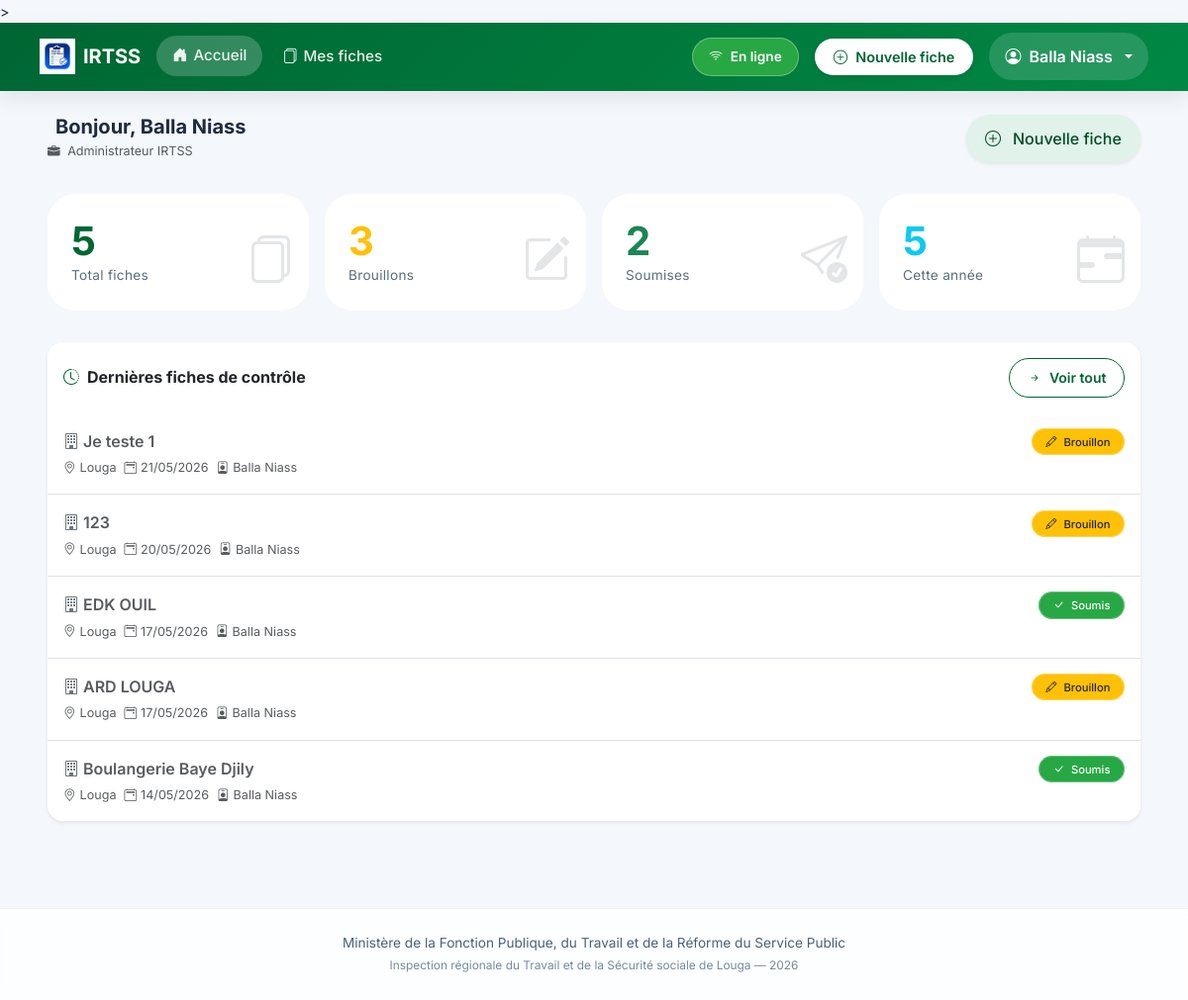
The app's page / (signed in), older data.
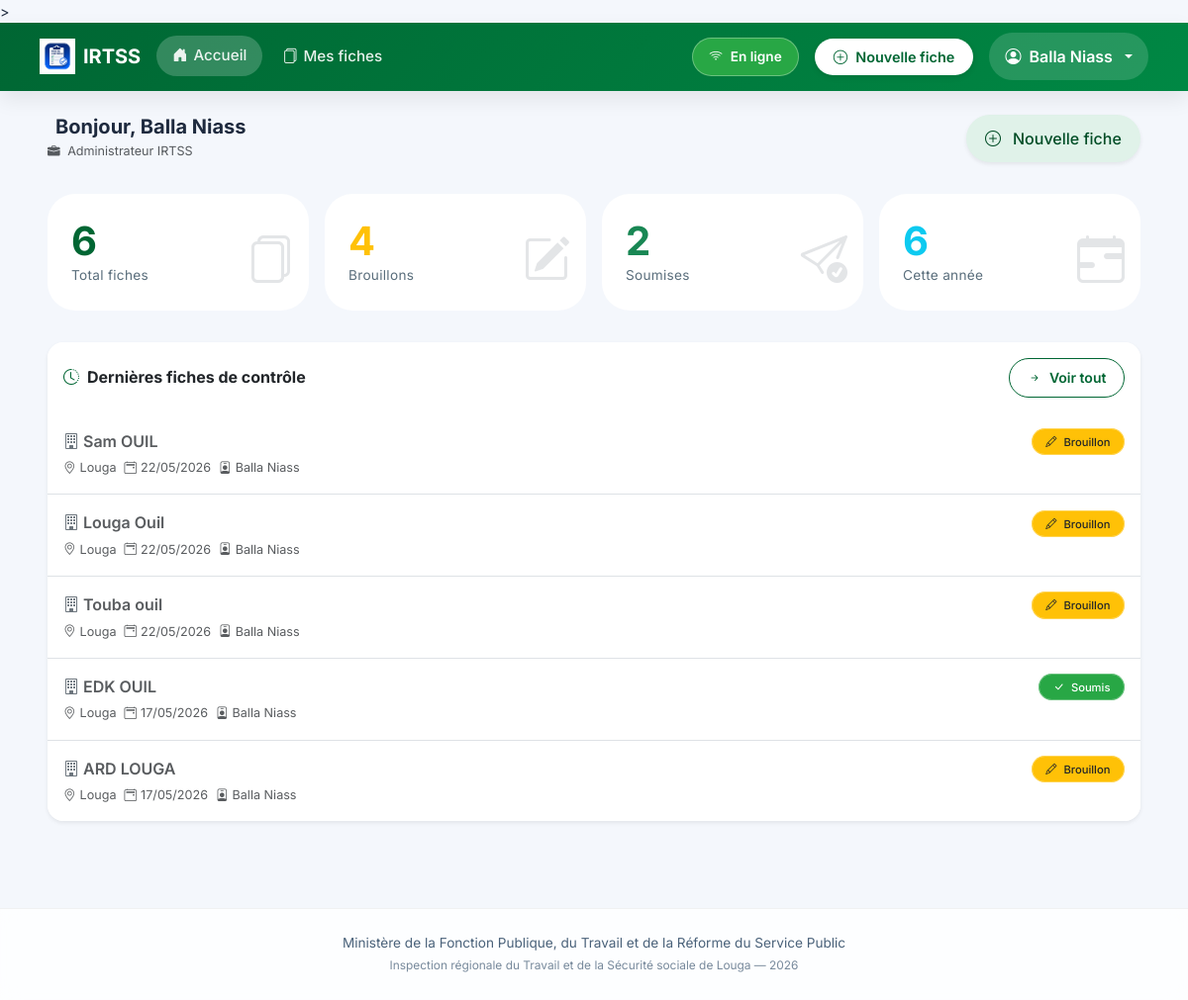
The same page, newer data.
### inspection/models.py (models this page shows, shortened)
class FicheControle(models.Model):
    STATUT_CHOICES = [
        ('brouillon', 'Brouillon'),
        ('soumis', 'Soumis'),
    ]
    inspecteur = models.ForeignKey(User, on_delete=models.CASCADE, related_name='fiches')
    entreprise = models.CharField(max_length=255, verbose_name="Entreprise ou Établissement")
    date_controle = models.DateField(verbose_name="Date du contrôle")
    lieu = models.CharField(max_length=100, default="Louga", verbose_name="Lieu")
    statut = models.CharField(max_length=20, choices=STATUT_CHOICES, default='brouillon')
    local_id = models.CharField(max_length=100, blank=True, null=True)
    adresse = models.TextField(blank=True)
    telephone = models.CharField(max_length=50, blank=True)
    email_entreprise = models.EmailField(blank=True)
    date_ouverture = models.DateField(null=True, blank=True)
    forme_juridique = models.CharField(max_length=100, blank=True)
    activite_principale = models.CharField(max_length=200, blank=True)
    chef_nom = models.CharField(max_length=200, blank=True, verbose_name="Chef d'établissement - Prénom et Nom")
    chef_cellulaire = models.CharField(max_length=50, blank=True)
    chef_email = models.EmailField(blank=True)
    representant_nom = models.CharField(max_length=200, blank=True, verbose_name="Représentant travailleurs - Prénom et Nom")
    representant_qualite = models.CharField(max_length=100, blank=True)
    representant_cellulaire = models.CharField(max_length=50, blank=True)
    representant_email = models.EmailField(blank=True)
    doe = models.CharField(max_length=3, blank=True, verbose_name="Déclaration d'Ouverture d'Établissement (DOE)")
    registre_paie = models.CharField(max_length=3, blank=True)
    cadres_hommes = models.PositiveIntegerField(null=True, blank=True, default=0)
    cadres_femmes = models.PositiveIntegerField(null=True, blank=True, default=0)
    ouvriers_hommes = models.PositiveIntegerField(null=True, blank=True, default=0)
    ouvriers_femmes = models.PositiveIntegerField(null=True, blank=True, default=0)
    cdi = models.PositiveIntegerField(null=True, blank=True, default=0, verbose_name="CDI")
    cdd = models.PositiveIntegerField(null=True, blank=True, default=0, verbose_name="CDD")
    cs = models.PositiveIntegerField(null=True, blank=True, default=0, verbose_name="CS")
    c_app = models.PositiveIntegerField(null=True, blank=True, default=0, verbose_name="C APP")
    autres_contrats = models.PositiveIntegerField(null=True, blank=True, default=0, verbose_name="Autres")
    remuneration_au_temps_1 = models.BooleanField(default=False)
    remuneration_au_temps_2 = models.BooleanField(default=False)
    remuneration_a_la_piece_1 = models.BooleanField(default=False)
    remuneration_a_la_piece_2 = models.BooleanField(default=False)
    remuneration_les_deux_1 = models.BooleanField(default=False)
    remuneration_les_deux_2 = models.BooleanField(default=False)
    salaires_conformes_1 = models.CharField(max_length=3, blank=True)
    salaires_conformes_2 = models.CharField(max_length=3, blank=True)
    bulletins_paie_1 = models.CharField(max_length=3, blank=True)
    bulletins_paie_2 = models.CharField(max_length=3, blank=True)
    heures_sup_1 = models.CharField(max_length=3, blank=True)
    heures_sup_2 = models.CharField(max_length=3, blank=True)
    prime_anciennete_1 = models.CharField(max_length=3, blank=True)
    prime_anciennete_2 = models.CharField(max_length=3, blank=True)
    jours_feries_1 = models.CharField(max_length=3, blank=True)
    jours_feries_2 = models.CharField(max_length=3, blank=True)
    indemnites_transport_1 = models.CharField(max_length=3, blank=True)
    indemnites_transport_2 = models.CharField(max_length=3, blank=True)
    horaires_affiches_1 = models.CharField(max_length=3, blank=True)
    horaires_affiches_2 = models.CharField(max_length=3, blank=True)
    amenagement_8h_5j_1 = models.CharField(max_length=3, blank=True)
    amenagement_8h_5j_2 = models.CharField(max_length=3, blank=True)
    amenagement_6h40_6j_1 = models.CharField(max_length=3, blank=True)
    amenagement_6h40_6j_2 = models.CharField(max_length=3, blank=True)
    pause_quotidienne_1 = models.CharField(max_length=3, blank=True)
    pause_quotidienne_2 = models.CharField(max_length=3, blank=True)
    repos_hebdomadaire_1 = models.CharField(max_length=3, blank=True)
    repos_hebdomadaire_2 = models.CharField(max_length=3, blank=True)
    declaration_css_1 = models.CharField(max_length=3, blank=True)
    declaration_css_2 = models.CharField(max_length=3, blank=True)
    adhesion_css_1 = models.CharField(max_length=3, blank=True)
    adhesion_css_2 = models.CharField(max_length=3, blank=True)
    adhesion_ipres_1 = models.CharField(max_length=3, blank=True)
    adhesion_ipres_2 = models.CharField(max_length=3, blank=True)
    adhesion_ipm_1 = models.CharField(max_length=3, blank=True)
    adhesion_ipm_2 = models.CharField(max_length=3, blank=True)
    cotisations_css_1 = models.CharField(max_length=3, blank=True)
    cotisations_css_2 = models.CharField(max_length=3, blank=True)
    cotisations_ipres_1 = models.CharField(max_length=3, blank=True)
    cotisations_ipres_2 = models.CharField(max_length=3, blank=True)
    cotisations_ipm_1 = models.CharField(max_length=3, blank=True)
    cotisations_ipm_2 = models.CharField(max_length=3, blank=True)
    delegues_personnel_1 = models.CharField(max_length=3, blank=True)
    delegues_personnel_2 = models.CharField(max_length=3, blank=True)
    reglement_interieur_1 = models.CharField(max_length=3, blank=True)
    reglement_interieur_2 = models.CharField(max_length=3, blank=True)
    comite_hst_1 = models.CharField(max_length=3, blank=True)
    comite_hst_2 = models.CharField(max_length=3, blank=True)
    visite_medicale_1 = models.CharField(max_length=3, blank=True)
    visite_medicale_2 = models.CharField(max_length=3, blank=True)
    extincteurs_1 = models.CharField(max_length=3, blank=True)
    extincteurs_2 = models.CharField(max_length=3, blank=True)
    epi_disponible_1 = models.CharField(max_length=3, blank=True)
    epi_disponible_2 = models.CharField(max_length=3, blank=True)
    epi_effectif_1 = models.CharField(max_length=3, blank=True)
    epi_effectif_2 = models.CharField(max_length=3, blank=True)
    toilettes_1 = models.CharField(max_length=3, blank=True)
    toilettes_2 = models.CharField(max_length=3, blank=True)
    conges_1 = models.CharField(max_length=3, blank=True)
    conges_2 = models.CharField(max_length=3, blank=True)
    dasmo_bs_1 = models.CharField(max_length=3, blank=True)
    dasmo_bs_2 = models.CharField(max_length=3, blank=True)
    observations_divers = models.TextField(blank=True)
    observations_generales = models.TextField(blank=True)
    suite_observations_orales = models.BooleanField(default=False)
    suite_observations_ecrites = models.BooleanField(default=False)
    suite_mise_en_demeure = models.BooleanField(default=False)
    suite_pv_infraction = models.BooleanField(default=False)
    suite_refere = models.BooleanField(default=False)
    delai_reception = models.BooleanField(default=False)
    delai_un_mois = models.BooleanField(default=False)
    delai_autres = models.BooleanField(default=False)
    delai_autres_precision = models.CharField(max_length=200, blank=True)
    signature_equipe = models.CharField(max_length=200, blank=True)
    signature_gerant = models.CharField(max_length=200, blank=True)
    created_at = models.DateTimeField(auto_now_add=True)
    updated_at = models.DateTimeField(auto_now=True)
    class Meta:
        ordering = ['-created_at']
        verbose_name = "Fiche de contrôle"
        verbose_name_plural = "Fiches de contrôle"

### inspection/views.py (the view)
# urls.py: path('', views.tableau_de_bord, name='tableau_de_bord'),
@login_required
def tableau_de_bord(request):
    user = request.user
    fiches = FicheControle.objects.all() if user.is_staff else FicheControle.objects.filter(inspecteur=user)
    total       = fiches.count()
    brouillons  = fiches.filter(statut='brouillon').count()
    soumises    = fiches.filter(statut='soumis').count()
    cette_annee = fiches.filter(created_at__year=timezone.now().year).count()
    recentes    = fiches[:5]
    return render(request, 'inspection/tableau_de_bord.html', {
        'total': total, 'brouillons': brouillons,
        'soumises': soumises, 'cette_annee': cette_annee, 'recentes': recentes,
    })

### templates/inspection/tableau_de_bord.html (shortened to what this page needs)
{% extends 'inspection/base.html' %}
{% load static %}
{% block content %}
<div class="container-fluid px-3 px-lg-4">
  <div class="d-flex flex-wrap align-items-center justify-content-between mb-4 gap-2">
    <div>
      <h5 class="fw-bold mb-0 d-flex align-items-center gap-2">
        Bonjour, {{ user.first_name }} {{ user.last_name }}
      </h5>
      <small class="text-muted">
        <i class="bi bi-briefcase-fill me-1"></i>
        {% if user.is_staff %}Administrateur IRTSS{% else %}Inspecteur du travail{% endif %}
      </small>
    </div>
    <a href="{% url 'nouvelle_fiche' %}" class="btn btn-senegal-soft shadow-sm">
      <i class="bi bi-plus-circle me-1"></i> Nouvelle fiche
    </a>
  </div>
  <div class="row g-3 mb-4">
    <div class="col-6 col-md-3">
      <div class="stat-card p-3">
        <div class="stat-value text-senegal">{{ total|default:"0" }}</div>
        <div class="stat-label">Total fiches</div>
        <i class="bi bi-files stat-icon"></i>
      </div>
    </div>
    <div class="col-6 col-md-3">
      <div class="stat-card p-3">
        <div class="stat-value text-warning">{{ brouillons|default:"0" }}</div>
        <div class="stat-label">Brouillons</div>
        <i class="bi bi-pencil-square stat-icon"></i>
      </div>
    </div>
    <div class="col-6 col-md-3">
      <div class="stat-card p-3">
        <div class="stat-value text-success">{{ soumises|default:"0" }}</div>
        <div class="stat-label">Soumises</div>
        <i class="bi bi-send-check stat-icon"></i>
      </div>
    </div>
    <div class="col-6 col-md-3">
      <div class="stat-card p-3">
        <div class="stat-value text-info">{{ cette_annee|default:"0" }}</div>
        <div class="stat-label">Cette année</div>
        <i class="bi bi-calendar-range stat-icon"></i>
      </div>
    </div>
  </div>
  <div class="card border-0 shadow-sm rounded-4 overflow-hidden">
    <div class="card-header bg-white py-3 d-flex flex-wrap justify-content-between align-items-center border-0">
      <h6 class="mb-0 fw-bold">
        <i class="bi bi-clock-history me-2 text-senegal"></i>Dernières fiches de contrôle
      </h6>
      <a href="{% url 'liste_fiches' %}" class="btn btn-outline-senegal btn-sm">
        <i class="bi bi-arrow-right-short"></i> Voir tout
      </a>
    </div>
    <div class="card-body p-0">
      {% if recentes %}
      <div class="list-group list-group-flush">
        {% for fiche in recentes %}
        <a href="{% url 'detail_fiche' fiche.pk %}" class="list-group-item list-group-item-action fiche-item px-3 py-3">
          <div class="d-flex flex-wrap justify-content-between align-items-start gap-2">
            <div class="flex-grow-1">
              <div class="fw-semibold fs-6">
                <i class="bi bi-building me-1 text-secondary"></i>{{ fiche.entreprise }}
              </div>
              <div class="small text-muted mt-1 d-flex flex-wrap gap-2">
                <span><i class="bi bi-geo-alt me-1"></i>{{ fiche.lieu|default:"Lieu non renseigné" }}</span>
                <span><i class="bi bi-calendar2-event me-1"></i>{{ fiche.date_controle|date:"d/m/Y" }}</span>
                {% if user.is_staff %}
                <span><i class="bi bi-person-badge me-1"></i>{{ fiche.inspecteur.first_name }} {{ fiche.inspecteur.last_name }}</span>
                {% endif %}
              </div>
            </div>
            <div>
              <span class="badge-statut {% if fiche.statut == 'soumis' %}bg-success text-white{% else %}bg-warning text-dark{% endif %}">
                <i class="bi {% if fiche.statut == 'soumis' %}bi-check-lg{% else %}bi-pencil{% endif %} me-1"></i>
                {{ fiche.get_statut_display }}
              </span>
            </div>
          </div>
        </a>
        {% endfor %}
      </div>
      {% endif %}
    </div>
  </div>
</div>
{% endblock %}

Row changes from the older to the newer data that the page shows:
removed FicheControle: entreprise "Je teste 1", lieu "Louga", date_controle "21/05/2026", inspecteur.first_name "Balla", inspecteur.last_name "Niass", statut "Brouillon"
removed FicheControle: entreprise "123", lieu "Louga", date_controle "20/05/2026", inspecteur.first_name "Balla", inspecteur.last_name "Niass", statut "Brouillon"
no longer on this page (row unchanged): FicheControle: entreprise "Boulangerie Baye Djily", lieu "Louga", date_controle "14/05/2026", inspecteur.first_name "Balla", inspecteur.last_name "Niass", statut "Soumis"
added FicheControle: entreprise "Sam OUIL", lieu "Louga", date_controle "22/05/2026", inspecteur.first_name "Balla", inspecteur.last_name "Niass", statut "Brouillon"
added FicheControle: entreprise "Louga Ouil", lieu "Louga", date_controle "22/05/2026", inspecteur.first_name "Balla", inspecteur.last_name "Niass", statut "Brouillon"
added FicheControle: entreprise "Touba ouil", lieu "Louga", date_controle "22/05/2026", inspecteur.first_name "Balla", inspecteur.last_name "Niass", statut "Brouillon"
Text that changed along with them:
{{ total|default:"0" }}: "5" → "6"
{{ brouillons|default:"0" }}: "3" → "4"
{{ cette_annee|default:"0" }}: "5" → "6"
